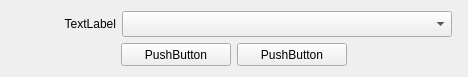
<?xml version="1.0" encoding="UTF-8"?>
<ui version="4.0">
 <class>AngKNandImageDlg</class>
 <widget class="QWidget" name="AngKNandImageDlg">
  <property name="geometry">
   <rect>
    <x>0</x>
    <y>0</y>
    <width>468</width>
    <height>77</height>
   </rect>
  </property>
  <property name="windowTitle">
   <string>AngKNandImageDlg</string>
  </property>
  <layout class="QVBoxLayout" name="verticalLayout">
   <property name="spacing">
    <number>0</number>
   </property>
   <property name="leftMargin">
    <number>0</number>
   </property>
   <property name="topMargin">
    <number>0</number>
   </property>
   <property name="rightMargin">
    <number>0</number>
   </property>
   <property name="bottomMargin">
    <number>0</number>
   </property>
   <item>
    <widget class="QWidget" name="backgroundWidget" native="true">
     <layout class="QVBoxLayout" name="verticalLayout_2">
      <item>
       <layout class="QHBoxLayout" name="horizontalLayout_2">
        <item>
         <spacer name="horizontalSpacer_4">
          <property name="orientation">
           <enum>Qt::Horizontal</enum>
          </property>
          <property name="sizeHint" stdset="0">
           <size>
            <width>40</width>
            <height>20</height>
           </size>
          </property>
         </spacer>
        </item>
        <item>
         <widget class="QLabel" name="formatText">
          <property name="minimumSize">
           <size>
            <width>100</width>
            <height>18</height>
           </size>
          </property>
          <property name="maximumSize">
           <size>
            <width>16777215</width>
            <height>18</height>
           </size>
          </property>
          <property name="text">
           <string>TextLabel</string>
          </property>
          <property name="alignment">
           <set>Qt::AlignRight|Qt::AlignTrailing|Qt::AlignVCenter</set>
          </property>
         </widget>
        </item>
        <item>
         <widget class="QComboBox" name="formatComboBox">
          <property name="minimumSize">
           <size>
            <width>330</width>
            <height>26</height>
           </size>
          </property>
          <property name="maximumSize">
           <size>
            <width>330</width>
            <height>26</height>
           </size>
          </property>
         </widget>
        </item>
        <item>
         <spacer name="horizontalSpacer">
          <property name="orientation">
           <enum>Qt::Horizontal</enum>
          </property>
          <property name="sizeHint" stdset="0">
           <size>
            <width>40</width>
            <height>20</height>
           </size>
          </property>
         </spacer>
        </item>
       </layout>
      </item>
      <item>
       <layout class="QHBoxLayout" name="horizontalLayout_3">
        <item>
         <spacer name="horizontalSpacer_2">
          <property name="orientation">
           <enum>Qt::Horizontal</enum>
          </property>
          <property name="sizeHint" stdset="0">
           <size>
            <width>40</width>
            <height>20</height>
           </size>
          </property>
         </spacer>
        </item>
        <item>
         <widget class="QPushButton" name="okButton">
          <property name="minimumSize">
           <size>
            <width>110</width>
            <height>23</height>
           </size>
          </property>
          <property name="maximumSize">
           <size>
            <width>110</width>
            <height>23</height>
           </size>
          </property>
          <property name="text">
           <string>PushButton</string>
          </property>
         </widget>
        </item>
        <item>
         <widget class="QPushButton" name="cancelButton">
          <property name="minimumSize">
           <size>
            <width>110</width>
            <height>23</height>
           </size>
          </property>
          <property name="maximumSize">
           <size>
            <width>110</width>
            <height>23</height>
           </size>
          </property>
          <property name="text">
           <string>PushButton</string>
          </property>
         </widget>
        </item>
        <item>
         <spacer name="horizontalSpacer_3">
          <property name="orientation">
           <enum>Qt::Horizontal</enum>
          </property>
          <property name="sizeHint" stdset="0">
           <size>
            <width>40</width>
            <height>20</height>
           </size>
          </property>
         </spacer>
        </item>
       </layout>
      </item>
     </layout>
    </widget>
   </item>
  </layout>
 </widget>
 <layoutdefault spacing="6" margin="11"/>
 <resources/>
 <connections/>
</ui>
